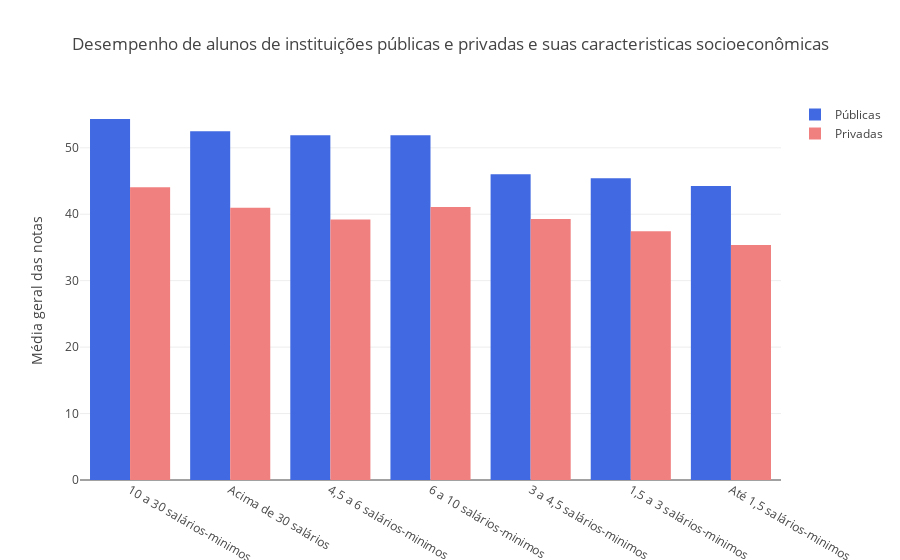

Write notebook code for a chart like this one.
### Markdown cell above
### O desempenho dos alunos de universidade privada foram melhores do que o de universidades públicas? Para alunos com mesma características socioeconômicas

### Code cell
dados_nordeste_publicas = dados_nordeste[(dados_nordeste["CO_CATEGAD"]== 1)].append(dados_nordeste[(dados_nordeste["CO_CATEGAD"]== 2)]).append(dados_nordeste[(dados_nordeste["CO_CATEGAD"]== 3)])
dados_nordeste_publicas = dados_nordeste_publicas[dados_nordeste_publicas["QE_I08_Convertido"] != "Não informado"]
order_q08_publicas = pd.DataFrame(dados_nordeste_publicas.groupby('QE_I08_Convertido')['NT_GER'].mean()).reset_index(
        ).sort_values(by='NT_GER', ascending=False)

dados_nordeste_privadas = dados_nordeste[(dados_nordeste["CO_CATEGAD"]== 4)].append(dados_nordeste[(dados_nordeste["CO_CATEGAD"]== 5)])
dados_nordeste_privadas = dados_nordeste_privadas[dados_nordeste_privadas["QE_I08_Convertido"] != "Não informado"]
order_q08_privadas = pd.DataFrame(dados_nordeste_privadas.groupby('QE_I08_Convertido')['NT_GER'].mean()).reset_index(
        ).sort_values(by='NT_GER', ascending=False)

layout = go.Layout(
    title=go.layout.Title(
        text='Desempenho de alunos de instituições públicas e privadas e suas caracteristicas socioeconômicas',
        x=0.5
    ),
    yaxis=go.layout.YAxis(
        title=go.layout.yaxis.Title(
            text='Média geral das notas',
            )
    ))

fig = go.Figure(layout=layout)
fig.add_trace(go.Bar(
            x=order_q08_publicas["QE_I08_Convertido"],
            y=order_q08_publicas["NT_GER"],
            marker_color="#4169E1",
            name="Públicas"
    ))

fig.add_trace(go.Bar(
            x=order_q08_privadas["QE_I08_Convertido"],
            y=order_q08_privadas["NT_GER"],
            marker_color="#F08080",
            name="Privadas"
    ))
iplot(fig)

### Figure 1 — Plotly figure (JSON) as saved in the notebook; plotly's stock layout.template omitted (floating-point values rounded to 4 significant figures)
{"data": [{"marker": {"color": "#4169E1"}, "name": "Públicas", "type": "bar", "uid": "e92f9d1b-5c72-4104-8b61-a3b7131d3a72", "x": ["10 a 30 salários-minimos", "Acima de 30 salários", "4,5 a 6 salários-minimos", "6 a 10 salários-minimos", "3 a 4,5 salários-minimos", "1,5 a 3 salários-minimos", "Até 1,5 salários-minimos"], "y": [54.33, 52.49, 51.9, 51.87, 46.03, 45.42, 44.24]}, {"marker": {"color": "#F08080"}, "name": "Privadas", "type": "bar", "uid": "4a7f85bf-e620-47a3-94c7-4909bef9c426", "x": ["10 a 30 salários-minimos", "6 a 10 salários-minimos", "Acima de 30 salários", "3 a 4,5 salários-minimos", "4,5 a 6 salários-minimos", "1,5 a 3 salários-minimos", "Até 1,5 salários-minimos"], "y": [44.08, 41.09, 40.96, 39.29, 39.22, 37.45, 35.35]}], "layout": {"title": {"text": "Desempenho de alunos de instituições públicas e privadas e suas caracteristicas socioeconômicas", "x": 0.5}, "yaxis": {"title": {"text": "Média geral das notas"}}}}
